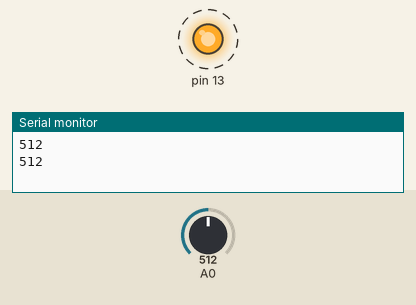
Simulated run of this sketch. Board: Arduino Uno, built with avr-gcc and run on an emulated ATmega328P. Parts: output pins drawn as LEDs (lit = HIGH), the last lines printed to the serial monitor. Dashed ring = blinking. The test bench sets the inputs (shaded band); at power-on: A0 = 512.

Above: at 1.2 s.
1.3 s: A0 set to 590
4.3 s: A0 set to 617
At 4.8 s:
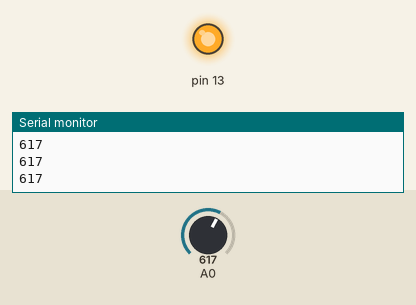
5.8 s: A0 set to 984
7.3 s: A0 set to 1013
At 7.7 s:
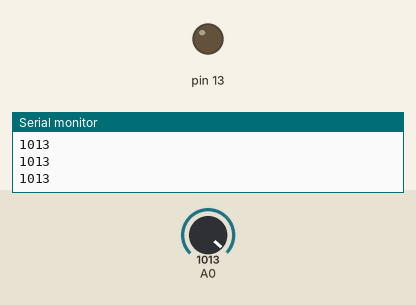
8.8 s: A0 set to 990
At 10.0 s:
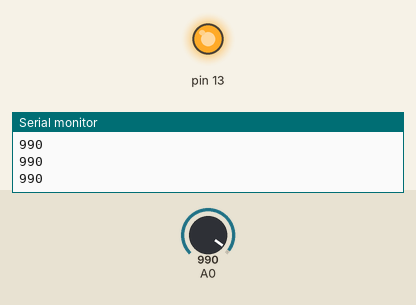
Timing chart, 0 to 11.3 s (numbered marks = the images above; inputs shaded):
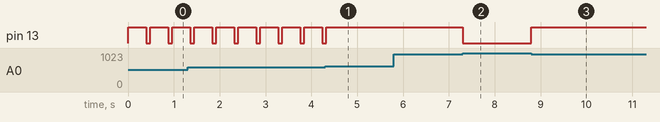

Measured:
- the behaviour switches between 599 and 600 on A0 (found by bisection; images 0 and 1)
- the behaviour switches between 999 and 1000 on A0 (found by bisection; images 1 and 2)
- after the input at 4.3 s, pin 13: goes on until 4.3 s, then stays HIGH
- after the input at 7.3 s, pin 13: HIGH → LOW at once
- after the input at 8.8 s, pin 13: LOW → HIGH at once
- by itself, pin 13: alternates HIGH for 0.40 s and LOW for 0.08 s

The sketch:

sketch_feb12a.ino
```cpp
void setup() {
  pinMode(13, OUTPUT);
  Serial.begin(9600);
  // put your setup code here, to run once:

}

void loop() {
  int input = analogRead(0);
  if(input<300){
    digitalWrite(13,HIGH);
    delay (400);
    digitalWrite(13,LOW);
    delay(400);
    digitalWrite(13, HIGH);
  }
  else if(input<600){
    digitalWrite(13,HIGH);
    delay (400);
    digitalWrite(13,LOW);
    delay (80) ;
    digitalWrite(13, HIGH);
  }
  else if (input<1000){
    digitalWrite(13,HIGH);
  } else {
    digitalWrite(13,LOW);
  }
  Serial.println(input);
  // put your main code here, to run repeatedly:

}
```
